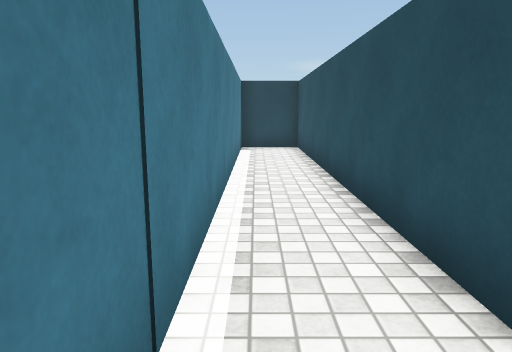
View 1 (above)

24 first-person views from a walk through a Unity game level. The camera is 1.3 m above the floor, tilts 10° down and sees 70° across. The floor is counted in squares, 1 m on a side. Each view is taken from the middle of a square. On the plan, view 1 faces up. The plan holds only what a view shows up to about 15 squares ahead; the rest is blank. The place goes on beyond the plan. Surface patterns are stand-ins for the level's own textures.

View 2
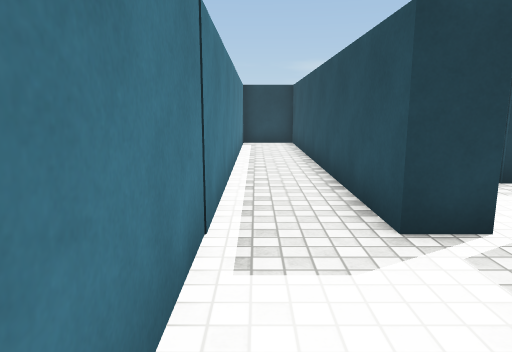

View 3
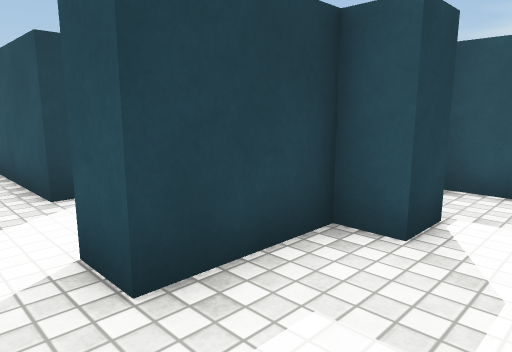

View 4
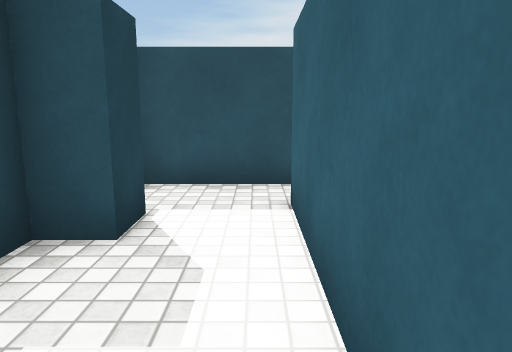

View 5
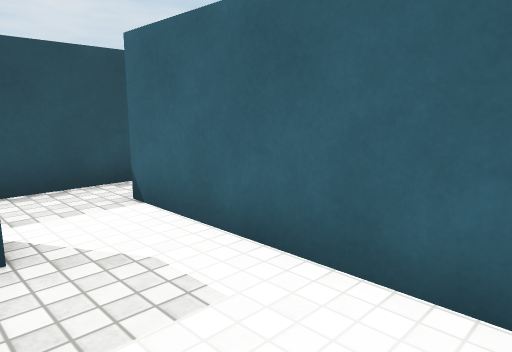

View 6
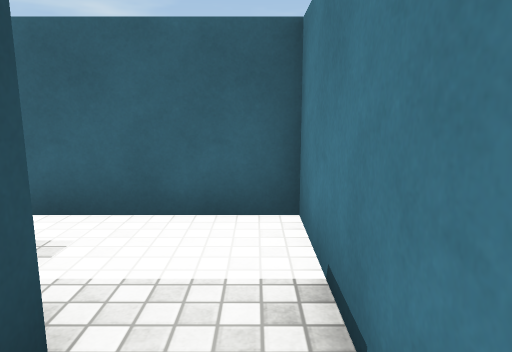

View 7
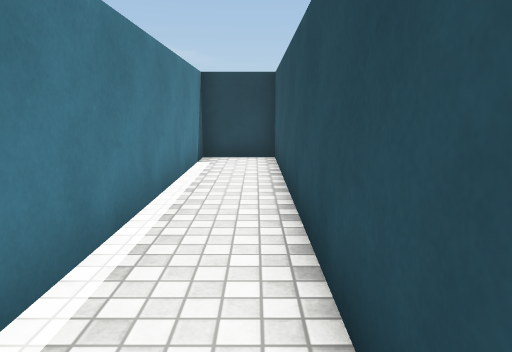

View 8
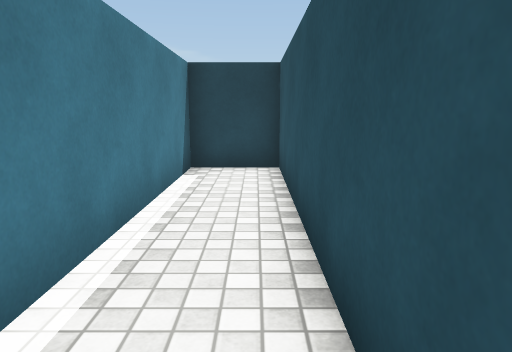

View 9
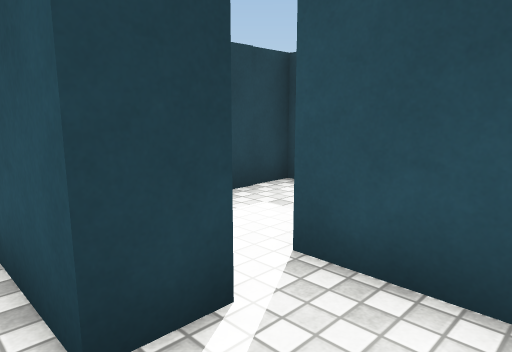

View 10
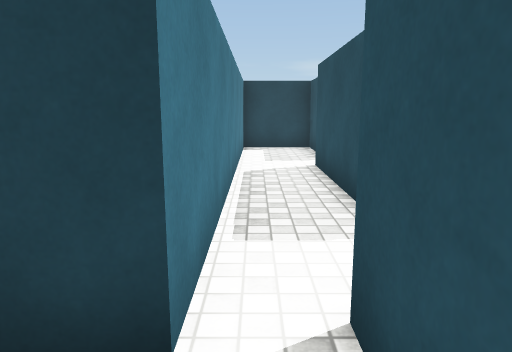

View 11
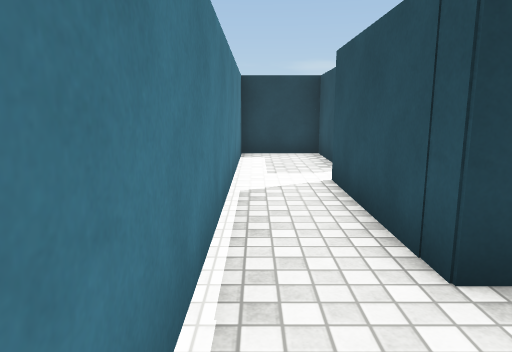

View 12
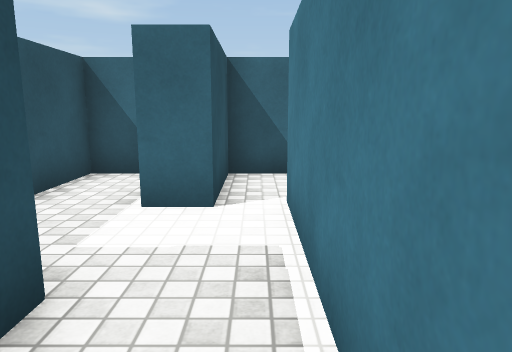

View 13
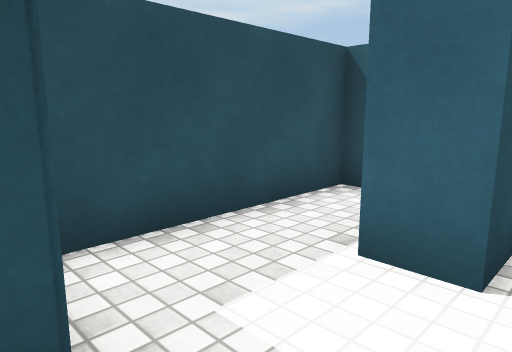

View 14
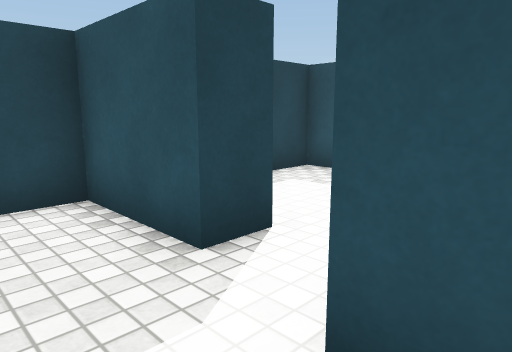

View 15
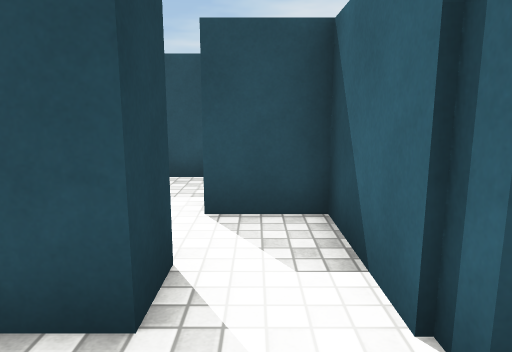

View 16
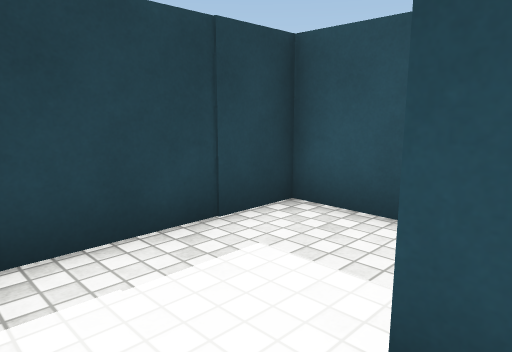

View 17
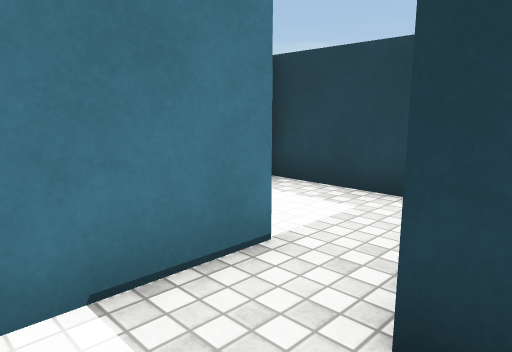

View 18
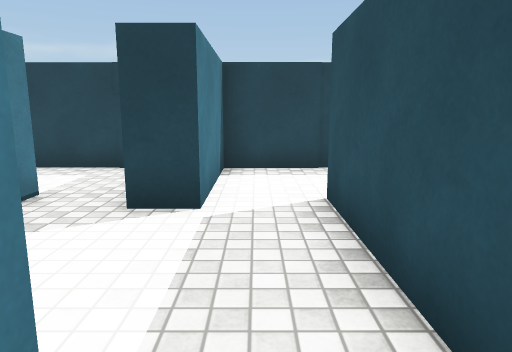

View 19
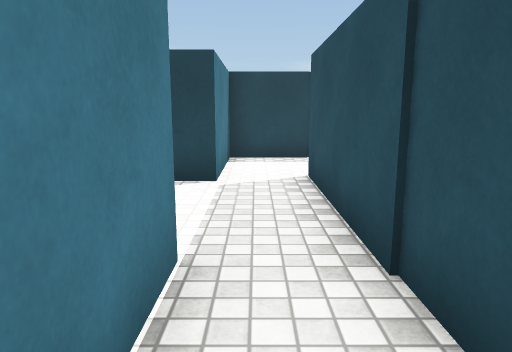

View 20
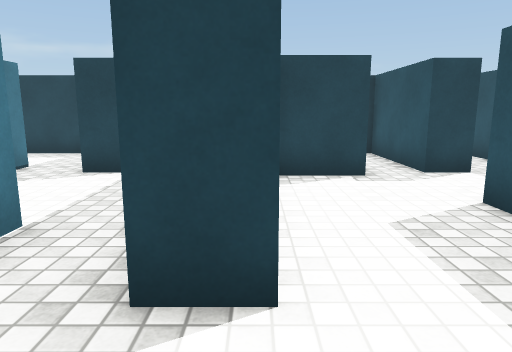

View 21
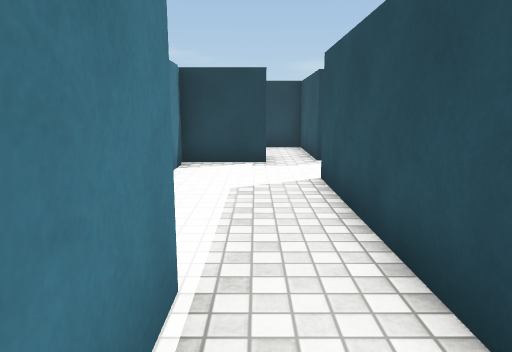

View 22
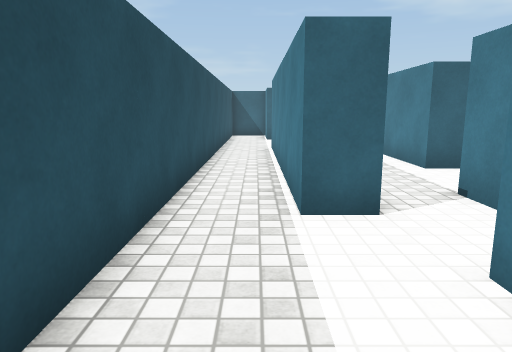

View 23
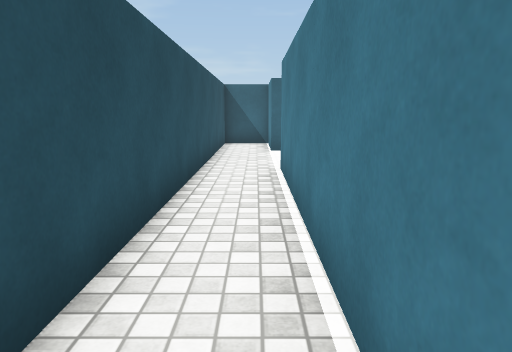

View 24
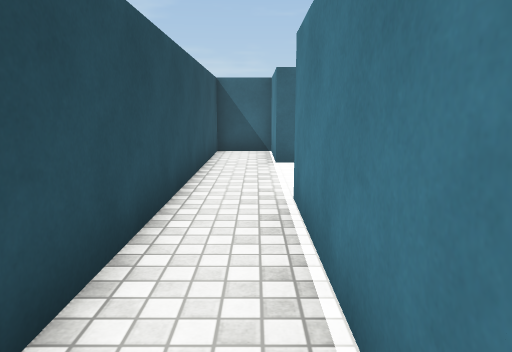

### Floor plan
Points are (right, up) in squares from view 1. A wall is a line through its corners. A room is listed if a view was taken in it or the views show most of it. See-through windows are left out.
Room 1 (views 1, 6, 7, 8, 9)
walls: (2.5, 1.8) (1.5, 1.8) (1.5, 13.5) (-0.6, 13.5) (-0.6, -1.5); (1.1, -1.7) (1.1, -0.6)
ways out: opening at (0.5, -1) to room 2; opening at (2, 0.5) to room 3
Room 2 (views 2, 3, 4, 5)
walls: (4.6, -2.6) (3.6, -2.6) (3.6, -1.7) (1.1, -1.7); (-0.6, -1.5) (-0.6, -4.5) (5.2, -4.5); (6.5, -5.2) (6.5, -1.9)
ways out: opening at (0.5, -1) to room 1; opening at (6, -5)
Room 3 (views 10, 11)
walls: (2.2, -0.7) (3.6, -0.7) (3.6, 2.1)
ways out: opening at (2, 0.5) to room 1; opening at (3, 2) to room 4
Room 4 (views 12, 13, 14, 15, 16)
walls: (3.6, 2.1) (4.6, 2.1); (6, 10.7) (5, 10.7) (5, 13.5) (2.5, 13.5) (2.5, 1.8); (5.4, -0.7) (6.5, -0.7) (6.5, 4.6) (4.5, 4.6) (4.5, 9.1) (6.4, 9.1)
ways out: opening at (3, 2) to room 3; opening at (5.5, 10) to room 9
Room 5 (views 17, 18)
walls: (11.3, 6.1) (11.3, 3.9); (8.6, 9.6) (8.6, 8.4); (11.3, 9.8) (10.1, 9.8); (13.1, 4.3) (13.1, 10.5)
ways out: opening at (12, 5.5) to room 6; opening at (12, 10) to room 8; opening at (9, 10) to room 9
Room 6 (views 19, 21, 22, 23, 24)
walls: (14.4, 2.5) (15.4, 2.5) (15.4, -6.5); (14.2, 4.3) (13.1, 4.3); (16.4, 9.4) (14.1, 9.4) (14.1, 8); (18.8, 9.8) (17.7, 9.8); (15, -10.4) (15.4, -10.4) (15.4, -12.9); (15.4, -13.2) (17.3, -13.2) (17.3, 7.2)
ways out: opening at (12, 5.5) to room 5; opening at (13.5, 2) to room 7; opening at (17, 10) to room 8; opening at (18, 8.5)
Room 7 (view 20)
walls: (11.2, -1.4) (12.1, -1.4) (12.1, -4.2); (12.8, 2.4) (12.8, 1.2)
ways out: opening at (13.5, 2) to room 6
Room 8 (no view inside)
walls: (13.8, 13.5) (11.3, 13.5) (11.3, 9.8); (17.7, 9.8) (17.7, 13.5) (16.4, 13.5)
ways out: opening at (12, 10) to room 5; opening at (17, 10) to room 6
Room 9 (no view inside)
walls: (8.6, 10.8) (8.6, 9.6); (10.2, 11) (10.2, 13.5) (5.9, 13.5); (6.4, 9.1) (7.6, 9.1) (7.6, 10.8)
ways out: opening at (5.5, 10) to room 4; opening at (9, 10) to room 5

Where each view was taken, in squares from view 1:
view 1: 0 up, 0 right, facing up
view 2: 2 down, 0 right, facing up
view 3: 4 down, 0 right, facing up-right
view 4: 4 down, 0 right, facing right
view 5: 2 down, 0 right, facing down-right
view 6: 0 up, 0 right, facing down
view 7: 3 up, 1 right, facing up
view 8: 5 up, 1 right, facing up
view 9: 0 up, 1 right, facing up-right
view 10: 0 up, 3 right, facing up
view 11: 2 up, 3 right, facing up
view 12: 7 up, 3 right, facing down
view 13: 5 up, 3 right, facing down-right
view 14: 8 up, 3 right, facing up-right
view 15: 10 up, 3 right, facing right
view 16: 10 up, 6 right, facing up-right
view 17: 8 up, 11 right, facing up-left
view 18: 5 up, 12 right, facing up
view 19: 3 up, 12 right, facing up
view 20: 2 up, 14 right, facing up
view 21: 0 up, 16 right, facing up
view 22: 7 up, 16 right, facing down
view 23: 2 up, 16 right, facing down
view 24: 1 down, 16 right, facing down
